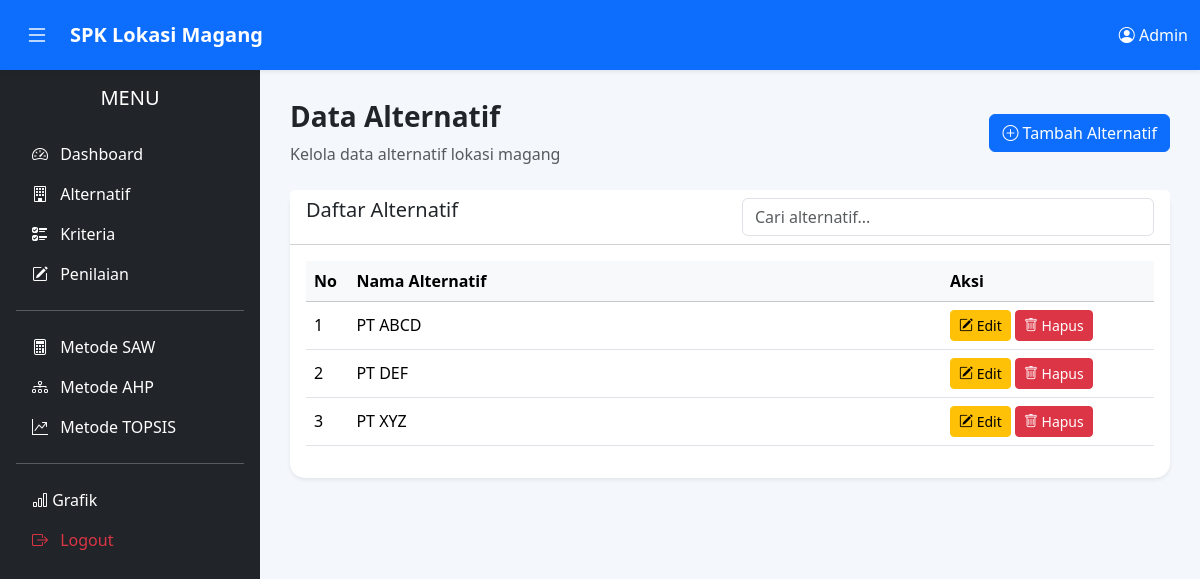
/View/Data Alternatif/index.php (signed in), run on the app's committed database.
### tables this page shows
CREATE TABLE `alternatif` (
  `id_alternatif` int NOT NULL,
  `kode` varchar(5) DEFAULT NULL,
  `nama_perusahaan` varchar(100) DEFAULT NULL,
  `alamat` text,
  `kota` varchar(50) DEFAULT NULL,
  `deskripsi` text
);

### View/Data Alternatif/index.php (the view, shortened to what this page needs)
<?php
include "../../Connection/Koneksi.php";
$query = mysqli_query($conn, "SELECT * FROM alternatif ORDER BY id_alternatif ASC");
include "../Template/Header.php";
include "../Template/Navbar.php";
include "../Template/Sidebar.php";
?>
<div class="main-content">
    <div class="page-heading d-flex justify-content-between align-items-center mb-4">
        <div>
            <h3 class="fw-bold">Data Alternatif</h3>
            <p class="text-muted mb-0">
                Kelola data alternatif lokasi magang
            </p>
        </div>
        <a href="tambah.php" class="btn btn-primary">
            <i class="bi bi-plus-circle"></i>
            Tambah Alternatif
        </a>
    </div>
    <div class="page-content">
        <div class="card shadow-sm border-0">
            <div class="card-header bg-white">
                <div class="row">
                    <div class="col-md-6">
                        <h5 class="mb-0">
                            Daftar Alternatif
                        </h5>
                    </div>
                    <div class="col-md-6">
                        <input
                            type="text"
                            id="search"
                            class="form-control"
                            placeholder="Cari alternatif...">
                    </div>
                </div>
            </div>
            <div class="card-body">
                <div class="table-responsive">
                    <table class="table table-hover align-middle" id="tableAlternatif">
                        <thead class="table-light">
                            <tr>
                                <th width="5%">No</th>
                                <th>Nama Alternatif</th>
                                <th width="25%">Aksi</th>
                            </tr>
                        </thead>
                        <tbody>
                            <?php
                            $no = 1;
                            while ($row = mysqli_fetch_assoc($query)) :
                            ?>
                                <tr>
                                    <td><?= $no++; ?></td>
                                    <td>
                                        <?= htmlspecialchars($row['nama_perusahaan']); ?>
                                    </td>
                                    <td>
                                        <a href="edit.php?id=<?= $row['id_alternatif']; ?>"
                                            class="btn btn-warning btn-sm">
                                            <i class="bi bi-pencil-square"></i>
                                            Edit
                                        </a>
                                        <a href="hapus.php?id=<?= $row['id_alternatif']; ?>"
                                            class="btn btn-danger btn-sm"
                                            onclick="return confirm('Yakin ingin menghapus data ini?')">
                                            <i class="bi bi-trash"></i>
                                            Hapus
                                        </a>
                                    </td>
                                </tr>
                            <?php endwhile; ?>
                        </tbody>
                    </table>
                </div>
            </div>
        </div>
    </div>
</div>
<?php
include "../Template/Footer.php";
?>

### Assets/css/style.css (style rules this page uses)
body { overflow-x:hidden; background:#f4f7fb; }
.main-content { margin-left:260px; margin-top:70px; padding:30px; }
.card { border:none; border-radius:15px; }

### data on the page
alternatif: nama_perusahaan "PT ABCD"
alternatif: nama_perusahaan "PT DEF"
alternatif: nama_perusahaan "PT XYZ"

### other printed values
$_SESSION['nama'] "Admin"
